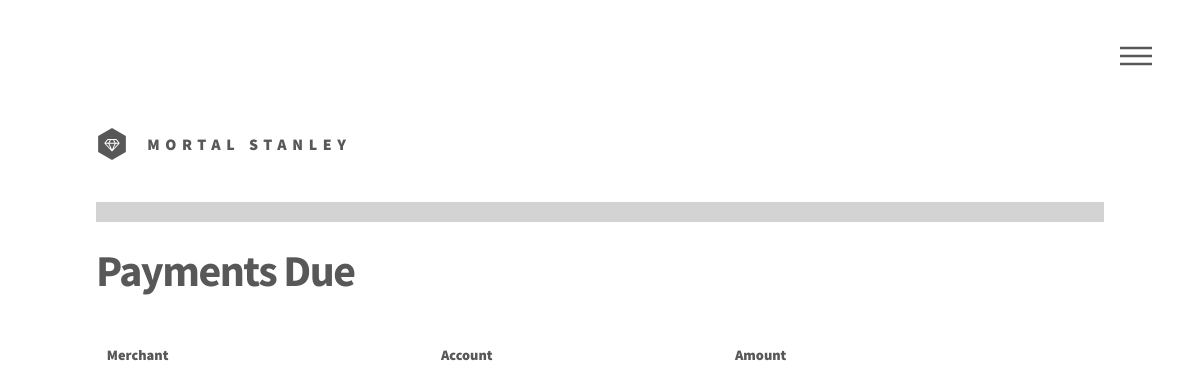
Before: /user_payments/ (signed in) with the older database file.
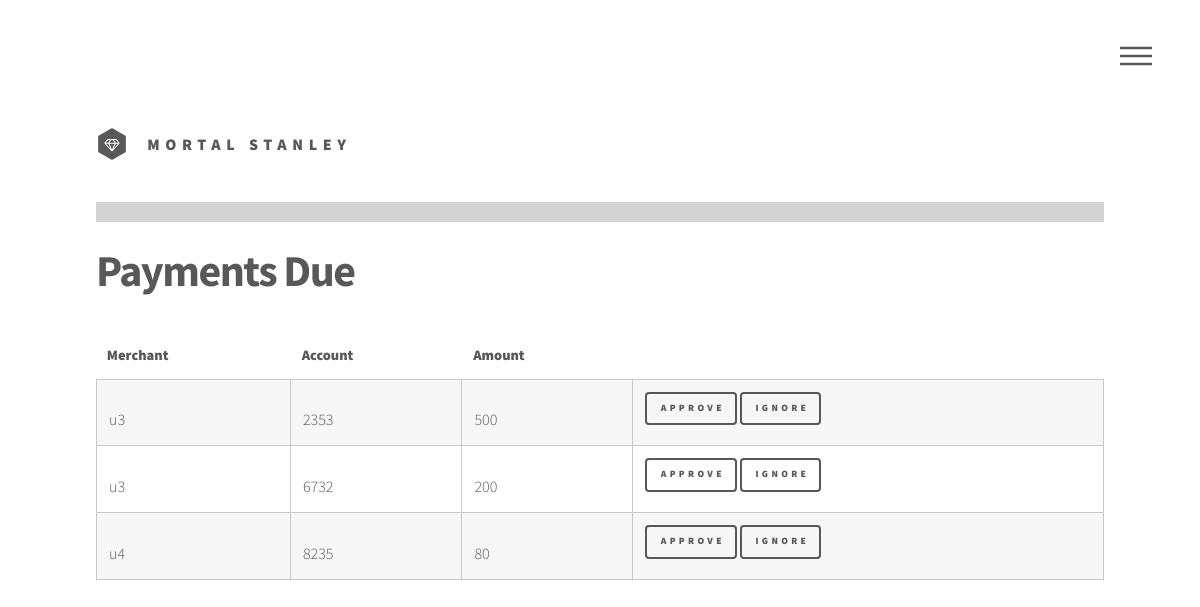
After: the same page with the newer database file.
### BankingSystem/models.py (models this page shows, shortened)
class Payments(models.Model):
	merchant = models.ForeignKey(Profile, related_name='payment_merchant', null=True)
	user_account = models.ForeignKey(Account, related_name='payment_user', null=True)
	transaction = models.ForeignKey(Transactions, null=True, default=None, blank=True)
	creation_time = models.DateTimeField(auto_now_add=True)
	last_changed_time = models.DateTimeField(auto_now=True)
	is_done = models.BooleanField(default=False)

class Profile(models.Model):
	class Meta:
		permissions = (
			("user_operations", "Has permission to own an account, do account operations"),
			("create_payments", "For merchants to create payments for their users"),
			("employee_operations", "Has permissions to check the employee dashboard"),
			("view_critical_transactions", "Manager/Staff, has permission to mark critical transactions"),
			("super_perm", "For debug and superuser purposes"),
		)
	user = models.OneToOneField(User, unique=True, on_delete=CASCADE, primary_key=True)
	phone = models.CharField(max_length=13)
	address = models.CharField(max_length=200)
	ticket_employee = models.ForeignKey("self", null=True, default=None, on_delete=SET_NULL, blank=True,
	                                    related_name="employee_ticket")
	creation_time = models.DateTimeField(auto_now_add=True)
	last_changed_time = models.DateTimeField(auto_now=True)
	def __str__(self):
		return self.user.username

class Account(models.Model):
	STATE = (
		('O', 'Open'),
		('C', 'Closed'),
		('S', 'Suspended'),
	)
	user = models.ForeignKey(Profile, null=True, on_delete=SET_NULL, blank=True)
	number = models.IntegerField(primary_key=True, unique=True)
	balance = models.IntegerField(default=0)
	creation_time = models.DateTimeField(auto_now_add=True)
	last_changed_time = models.DateTimeField(auto_now=True)
	state = models.CharField(max_length=1, choices=STATE)

class Transactions(models.Model):
	TYPE_CREDIT = 0
	TYPE_DEBIT = 1
	TYPE_TRANSACTION = 2
	CRITICAL_LIMIT = 10000
	STATUS = (
		('C', "OTP_or_Payment_stage"),
		('A', "Under_Approval"),
		('P', "Processed"),
		('R', "Rejected"),
		('I', "Insufficient_Funds"),
		('E', "Error"),
	)
	employee = models.ForeignKey(Profile, null=True, blank=True, on_delete=SET_NULL)
	from_account = models.ForeignKey(Account, related_name="from_account", null=True, on_delete=SET_NULL, blank=True)
	to_account = models.ForeignKey(Account, related_name="to_account", null=True, on_delete=SET_NULL, blank=True)
	amount = models.IntegerField(default=0)
	status = models.CharField(max_length=1, choices=STATUS)
	is_cash = models.BooleanField()
	verification_otp = models.IntegerField()
	creation_time = models.DateTimeField(auto_now_add=True)
	last_changed_time = models.DateTimeField(auto_now=True)
	def __init__(self, *args, **kwargs):
		super(Transactions, self).__init__(*args, **kwargs)

### BankingSystem/user_views.py (the view)
# urls.py: url(r'^user_payments/', user_views.approve_payments_for_users, name='user_payments'),
@login_required()
@permission_required('BankingSystem.user_operations')
def approve_payments_for_users(request):
	payments = []
	for account in request.user.profile.account_set.all():
		payments.extend(list(account.payment_user.all()))
	fields = {
		'redirect_info': do_get(request.GET, 'info'),  # Like already logged in
		'redirect_success': do_get(request.GET, 'success'),  # Like login successful
		'redirect_error': do_get(request.GET, 'error'),  # Generic site error
		'payments': payments,
		'username': request.user.username,
		'has_perm_user_operations': request.user.has_perm('BankingSystem.user_operations'),
	}
	return render(request, 'approve_payments_for_users.html', fields)

### BankingSystem/utils.py (called while the page is built)
def do_get(request, param):
	if param in request:
		return request[param]
	return ""

### BankingSystem/templates/approve_payments_for_users.html (shortened to what this page needs)
{% extends "base.html" %}
{% block content %}
    <div id="main">
        <div class="inner  ">
            <h1>Payments Due</h1>
            <section>
                <div class="12u$">
                    <div class="table-wrapper 12u$">
                        <table class="alt">
                            <thead>
                            <tr>
                                <th>Merchant</th>
                                <th>Account</th>
                                <th>Amount</th>
                                <th>    </th>
                            </tr>
                            </thead>
                            <tbody>
                            {% for i in payments %}
                                {% if i.transaction.status == "C" %}
                                <tr>
                                    <td>{{i.merchant}}</td>
                                    <td>{{i.user_account.number}}</td>
                                    <td>{{i.transaction.amount}}</td>
                                    <td> <a href="{% url 'user_payments_approve' i.id %}" class="button small">Approve</a>
                                        <a href="{% url 'user_payments_reject' i.id %}" class="button small">Ignore</a> </td>
                                </tr>
                                {% endif %}
                            {% endfor %}
                            </tbody>
                        </table>
                    </div>
                </div>
            </section>
        </div>
    </div>
{% endblock %}

Changed rows visible on the page:
added Payments: merchant "u3", user_account.number "2353", transaction.amount "500"
added Payments: merchant "u3", user_account.number "6732", transaction.amount "200"
added Payments: merchant "u4", user_account.number "8235", transaction.amount "80"
